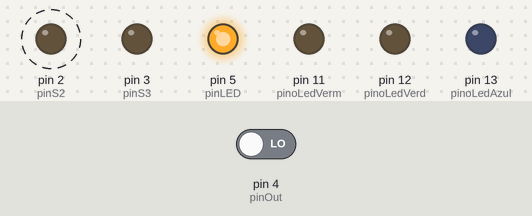
A sketch run on a simulated Arduino Uno, built with avr-gcc and run on an emulated ATmega328P. Shown: output pins drawn as LEDs (lit = HIGH). Dashed ring = blinking. The inputs (shaded band) are chosen by the test bench; at power-on: pin 4 (pinOut) LOW. Pins used as bus, display or sensor lines are not drawn; what the sketch prints to the serial monitor is not drawn.

Above: at 2.5 s.
At 5.5 s:
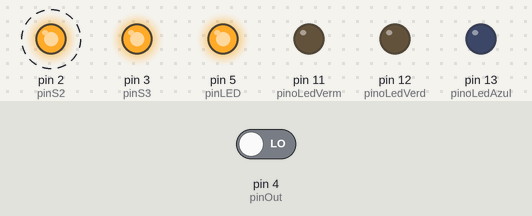
Timing chart, 0 to 7.3 s (numbered marks = the images above):
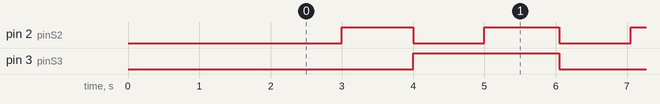

The sketch:

Sensor_de_Cor.ino
```cpp
#define pinS0 0
#define pinS1 1
#define pinS2 2
#define pinS3 3
#define pinOut 4
#define pinLED 5

//Pinos dos LEDs
#define pinoLedVerm 11
#define pinoLedVerd 12
#define pinoLedAzul 13

unsigned int valorVermelho = 0;
unsigned int valorVerde = 0;
unsigned int valorAzul = 0;
unsigned int valorBranco = 0;

void detectaCor();

void setup() {
  pinMode(pinS0, OUTPUT);
  pinMode(pinS1, OUTPUT);
  pinMode(pinS2, OUTPUT);
  pinMode(pinS3, OUTPUT);
  pinMode(pinLED, OUTPUT);
  pinMode(pinOut, INPUT);

  pinMode(pinoLedVerm, OUTPUT);
  pinMode(pinoLedVerd, OUTPUT);
  pinMode(pinoLedAzul, OUTPUT);

  Serial.begin(9600);
  digitalWrite(pinS0, HIGH);
  digitalWrite(pinS1, LOW);

  delay(2000);
  //Liga LED
  digitalWrite(pinLED, HIGH);
}

void loop() {
  //Detecta a cor
  detectaCor();

  //Mostra valores no serial monitor
  Serial.print("Vermelho :");
  Serial.print(valorVermelho);

  Serial.print(" Verde : ");
  Serial.print(valorVerde);

  Serial.print(" Azul : ");
  Serial.print(valorAzul);

  Serial.print(" Branco : ");
  Serial.print(valorBranco);
  Serial.println();

  //Verifica se a cor vermelha foi detectada
  if ((valorVermelho < valorAzul) && (valorVermelho < valorVerde) && (valorBranco < 100)) {
    Serial.println("Vermelho");
    digitalWrite(pinoLedVerm, HIGH);  //Acende o led vermelho
    digitalWrite(pinoLedVerd, LOW);
    digitalWrite(pinoLedAzul, LOW);

  } else if ((valorAzul < valorVermelho) &&  //Verifica se a cor azul foi detectada
             (valorAzul < valorVerde) && (valorBranco < 100)) {
    Serial.println("Azul");
    digitalWrite(pinoLedVerm, LOW);
    digitalWrite(pinoLedVerd, LOW);
    digitalWrite(pinoLedAzul, HIGH);  //Acende o led azul

  } else if ((valorVerde < valorVermelho) &&  //Verifica se a cor verde foi detectada
             (valorVerde < valorAzul) && (valorBranco < 100)) {
    Serial.println("Verde");
    digitalWrite(pinoLedVerm, LOW);
    digitalWrite(pinoLedVerd, HIGH);  //Acende o led verde
    digitalWrite(pinoLedAzul, LOW);
  }
  Serial.println();

  //Delay para apagar os leds e reiniciar o processo
  delay(50);
  digitalWrite(pinoLedVerm, LOW);
  digitalWrite(pinoLedVerd, LOW);
  digitalWrite(pinoLedAzul, LOW);
}


// *********** Função de leitura so sensor de cor ********************
void detectaCor() {
  //Vermelho
  digitalWrite(pinS2, LOW);
  digitalWrite(pinS3, LOW);
  valorVermelho = pulseIn(pinOut, digitalRead(pinOut) == HIGH ? LOW : HIGH);

  //Sem filtro
  digitalWrite(pinS2, HIGH);
  valorBranco = pulseIn(pinOut, digitalRead(pinOut) == HIGH ? LOW : HIGH);

  //Azul
  digitalWrite(pinS2, LOW);
  digitalWrite(pinS3, HIGH);
  valorAzul = pulseIn(pinOut, digitalRead(pinOut) == HIGH ? LOW : HIGH);

  //Verde
  digitalWrite(pinS2, HIGH);
  valorVerde = pulseIn(pinOut, digitalRead(pinOut) == HIGH ? LOW : HIGH);
}
```

Measured:
- by itself, pin 2 (pinS2): alternates HIGH for 1.0 s and LOW for 1.0 s
- by itself, pin 3 (pinS3): alternates HIGH for 2.1 s and LOW for 2.0 s
- by itself, everything shown: repeats every 4.1 s, in 4 steps
